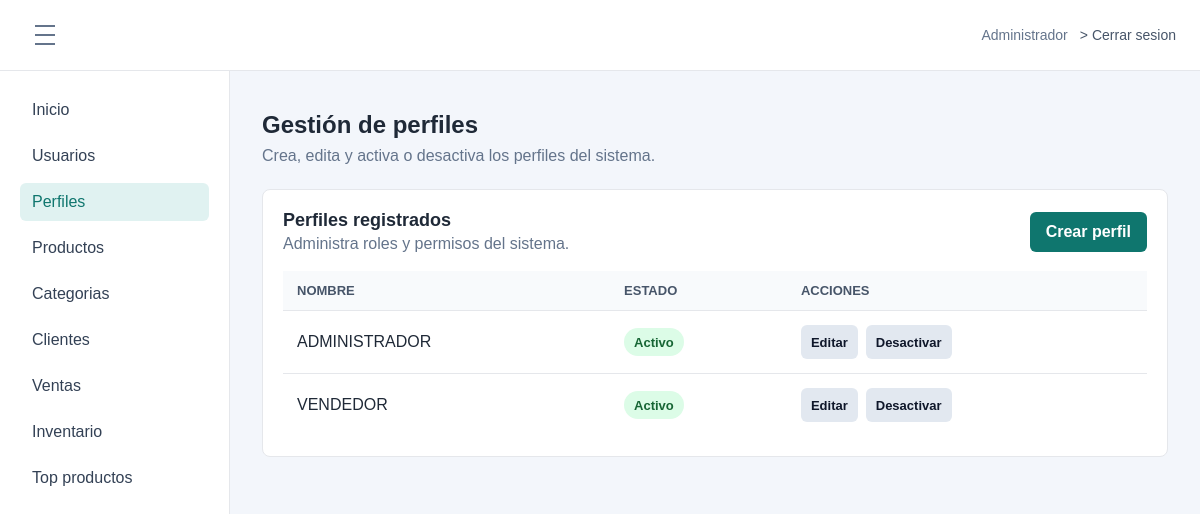
/index.php?route=module/perfiles (signed in), run on the app's committed database.
### tables this page shows
CREATE TABLE `opcion` (
  `idopcion` int(11) NOT NULL AUTO_INCREMENT,
  `descripcion` varchar(100) NOT NULL,
  `url` varchar(200) NOT NULL,
  `icono` varchar(50) NOT NULL DEFAULT 'fa-circle',
  `estado` tinyint(1) NOT NULL DEFAULT 1,
  `fecha_creacion` datetime NOT NULL DEFAULT current_timestamp(),
  PRIMARY KEY (`idopcion`)
);

CREATE TABLE `perfil` (
  `idperfil` int(11) NOT NULL AUTO_INCREMENT,
  `nombre` varchar(50) NOT NULL,
  `estado` tinyint(1) NOT NULL DEFAULT 1,
  `fecha_creacion` datetime NOT NULL DEFAULT current_timestamp(),
  PRIMARY KEY (`idperfil`)
);

### app/Controllers/PerfilController.php (called while the page is built, shortened)
<?php
class PerfilController
{
    private Profile $profiles;
    public function __construct(Profile $profiles)
    {
        $this->profiles = $profiles;
    }
    public function index(): void
    {
        $menuOptions = $this->requireAccess(["GET"]);
        $profiles = $this->profiles->all();
        require __DIR__ . "/../Views/layout/app.php";
    }
    private function requireAccess(array $methods): array
    {
        $menuOptions = $this->profiles->menuOptions((int) ($_SESSION["idperfil"] ?? 0));
        foreach ($menuOptions as $option) {
            if (in_array($option["url"] ?? "", ["module/perfiles", "vista/perfiles.php"], true)) {
                $allowed = true;
                break;
            }
        }
        return $menuOptions;
    }
}

### app/Models/Profile.php (called while the page is built, shortened)
<?php
class Profile
{
    private PDO $db;
    public function __construct(PDO $db)
    {
        $this->db = $db;
    }
    public function all(): array
    {
        return $this->db->query("SELECT idperfil, nombre, estado, fecha_creacion FROM perfil ORDER BY idperfil")->fetchAll(PDO::FETCH_ASSOC);
    }
    public function menuOptions(int $profileId): array
    {
        $sql = "SELECT o.descripcion, o.url, o.icono
                FROM acceso a
                INNER JOIN opcion o ON o.idopcion = a.idopcion
                WHERE a.idperfil = :idperfil
                  AND a.estado = 1
                  AND o.estado = 1
                ORDER BY o.idopcion";
        $statement = $this->db->prepare($sql);
        $statement->execute(["idperfil" => $profileId]);
        return $statement->fetchAll();
    }
}

### app/Views/perfiles/index.php (the view, shortened to what this page needs)
<div class="page-title">
    <h1>Gestión de perfiles</h1>
    <p>Crea, edita y activa o desactiva los perfiles del sistema.</p>
</div>
<section class="panel">
    <div class="section-toolbar">
        <div>
            <h2>Perfiles registrados</h2>
            <p>Administra roles y permisos del sistema.</p>
        </div>
        <a class="btn btn-primary" href="index.php?route=module/perfiles/crear">Crear perfil</a>
    </div>
    <div class="table-wrap">
        <table class="data-table">
            <thead>
                <tr><th scope="col">Nombre</th><th scope="col">Estado</th><th scope="col">Acciones</th></tr>
            </thead>
            <tbody>
                <?php foreach ($profiles as $profile): ?>
                    <tr>
                        <td><?= htmlspecialchars($profile["nombre"], ENT_QUOTES, "UTF-8") ?></td>
                        <td><span class="status-badge <?= (int) $profile["estado"] === 1 ? "is-active" : "is-muted" ?>"><?= (int) $profile["estado"] === 1 ? "Activo" : "Inactivo" ?></span></td>
                        <td class="action-cell">
                            <a class="btn btn-light btn-sm" href="index.php?route=module/perfiles/editar&amp;id=<?= (int) $profile["idperfil"] ?>">Editar</a>
                            <form action="index.php?route=module/perfiles/estado" method="post">
                                <button class="btn btn-light btn-sm" type="submit"><?= (int) $profile["estado"] === 1 ? "Desactivar" : "Activar" ?></button>
                            </form>
                        </td>
                    </tr>
                <?php endforeach; ?>
            </tbody>
        </table>
    </div>
</section>

### app/Views/layout/sidebar.php
<?php $currentRoute = $_GET["route"] ?? "dashboard"; ?>
<aside class="sidebar">
    <nav aria-label="Menu principal">
        <a href="index.php?route=dashboard" <?= $currentRoute === "dashboard" ? 'aria-current="page"' : "" ?>>Inicio</a>
        <?php foreach ($menuOptions as $option): ?>
            <?php $route = $option["url"] ?? ""; ?>
            <a href="index.php?route=<?= urlencode($route) ?>" <?= $currentRoute === $route ? 'aria-current="page"' : "" ?>>
                <?= htmlspecialchars($option["descripcion"]) ?>
            </a>
        <?php endforeach; ?>
    </nav>
</aside>

### public/css/styles.css (style rules this page uses)
* { box-sizing: border-box; }
body { margin: 0; font-family: Arial, sans-serif; color: #1f2937; background: #f3f6fb; }
a { color: inherit; }
.login-card p, .page-title p { margin: 8px 0 24px; color: #64748b; }
.btn { display: inline-flex; align-items: center; justify-content: center; min-height: 40px; padding: 10px 16px; border: 0; border-radius: 6px; font: inherit; font-weight: 700; text-decoration: none; cursor: pointer; }
.btn-primary { background: #0f766e; color: #ffffff; }
.btn-light { background: #e2e8f0; color: #0f172a; }
.btn-sm { min-height: 34px; padding: 7px 10px; font-size: 13px; }
.sidebar { width: 230px; padding: 20px; background: #ffffff; border-right: 1px solid #e5e7eb; transition: width 0.2s ease, padding 0.2s ease, transform 0.2s ease; }
.sidebar nav { display: grid; gap: 8px; }
.sidebar a { padding: 10px 12px; border-radius: 6px; color: #334155; text-decoration: none; }
.sidebar a:hover, .sidebar a[aria-current="page"] { background: #e0f2f1; color: #0f766e; }
h1 { margin: 0; font-size: 24px; }
h2 { margin: 0 0 10px; font-size: 18px; }
.summary-card, .panel { padding: 20px; background: #ffffff; border: 1px solid #e5e7eb; border-radius: 8px; }
.panel p { margin: 0; color: #64748b; }
.section-toolbar { display: flex; align-items: center; justify-content: space-between; gap: 16px; margin-bottom: 18px; }
.section-toolbar h2, .section-toolbar p { margin: 0; }
.section-toolbar p { margin-top: 4px; }
.table-wrap { overflow-x: auto; }
.data-table { width: 100%; border-collapse: separate; border-spacing: 0; min-width: 720px; }
.data-table th { padding: 12px 14px; background: #f8fafc; color: #475569; font-size: 13px; text-align: left; text-transform: uppercase; }
.data-table td { padding: 14px; border-top: 1px solid #e5e7eb; }
.status-badge { display: inline-flex; align-items: center; min-height: 28px; padding: 5px 10px; border-radius: 999px; font-size: 13px; font-weight: 700; }
.status-badge.is-active { background: #dcfce7; color: #166534; }
.action-cell { display: flex; align-items: center; gap: 8px; white-space: nowrap; }
.action-cell form { margin: 0; }

### data on the page
opcion: descripcion "Usuarios"
opcion: descripcion "Perfiles"
opcion: descripcion "Productos"
opcion: descripcion "Categorias"
opcion: descripcion "Clientes"
opcion: descripcion "Ventas"
opcion: descripcion "Inventario"
opcion: descripcion "Top productos"
perfil: nombre "ADMINISTRADOR", estado "Activo"
perfil: nombre "VENDEDOR", estado "Activo"

### other printed values
$_SESSION["nombre"] "Administrador"
